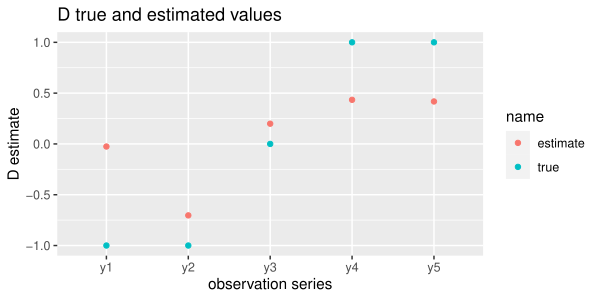

Here is the R script that generated this plot:
###################################################
### code chunk number 38: Cs710_multivariate
###################################################
dvals <- data.frame(
  x = paste0("y", 1:n),
  val = c(D, coef(fitmc, type = "matrix")$D),
  name = rep(c("true", "estimate"), each = n)
)
ggplot(dvals, aes(x = x, y = val, col = name)) +
  geom_point() +
  xlab("observation series") +
  ylab("D estimate") +
  ggtitle("D true and estimated values")
